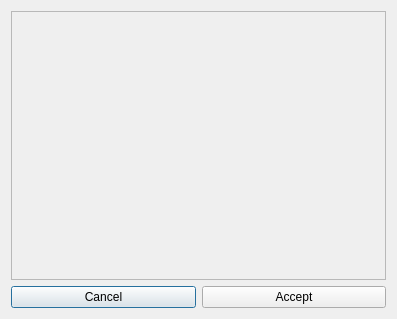
<?xml version="1.0" encoding="UTF-8"?>
<ui version="4.0">
 <class>Matrix</class>
 <widget class="QDialog" name="Matrix">
  <property name="geometry">
   <rect>
    <x>0</x>
    <y>0</y>
    <width>397</width>
    <height>319</height>
   </rect>
  </property>
  <property name="minimumSize">
   <size>
    <width>200</width>
    <height>200</height>
   </size>
  </property>
  <property name="maximumSize">
   <size>
    <width>500</width>
    <height>500</height>
   </size>
  </property>
  <property name="windowTitle">
   <string>Dialog</string>
  </property>
  <layout class="QVBoxLayout" name="verticalLayout">
   <item>
    <widget class="QScrollArea" name="scrollArea">
     <property name="sizePolicy">
      <sizepolicy hsizetype="Expanding" vsizetype="Expanding">
       <horstretch>0</horstretch>
       <verstretch>0</verstretch>
      </sizepolicy>
     </property>
     <property name="widgetResizable">
      <bool>true</bool>
     </property>
     <widget class="QWidget" name="scrollAreaWidgetContents">
      <property name="geometry">
       <rect>
        <x>0</x>
        <y>0</y>
        <width>383</width>
        <height>282</height>
       </rect>
      </property>
      <layout class="QGridLayout" name="gridLayout"/>
     </widget>
    </widget>
   </item>
   <item>
    <layout class="QHBoxLayout" name="horizontalLayout_3">
     <item>
      <widget class="QPushButton" name="btnCancel">
       <property name="text">
        <string>Cancel</string>
       </property>
      </widget>
     </item>
     <item>
      <widget class="QPushButton" name="btnAccept">
       <property name="text">
        <string>Accept</string>
       </property>
      </widget>
     </item>
    </layout>
   </item>
  </layout>
 </widget>
 <resources/>
 <connections/>
</ui>
